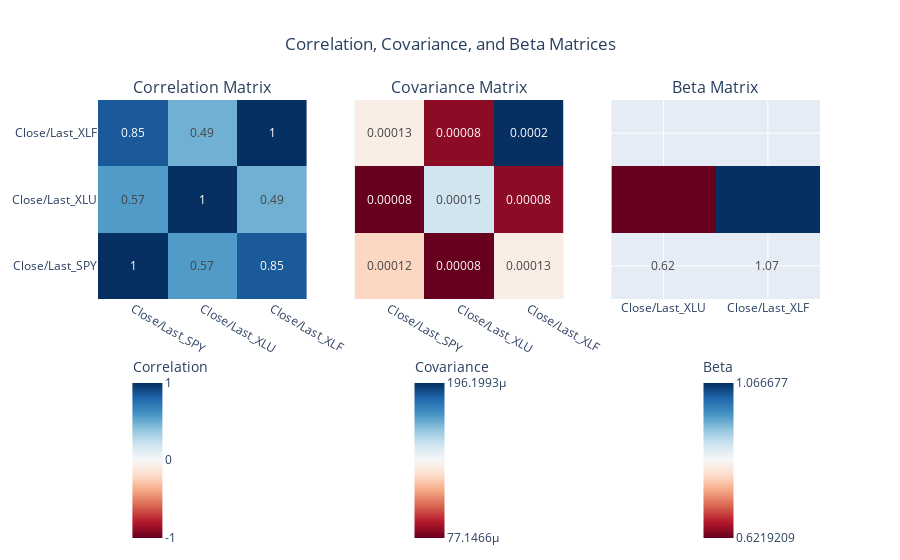

The code cell stored with this chart in its notebook:
### Code cell
# Create subplots
fig = make_subplots(
    rows=1, cols=3,  # 1 row, 3 columns for each heatmap
    subplot_titles=("Correlation Matrix", "Covariance Matrix", "Beta Matrix"),
    column_widths=[0.33, 0.33, 0.33],  # Equal widths for all columns
    shared_yaxes=True,  # Share y-axis between plots
    shared_xaxes=True   # Share x-axis between plots
)

# Add Correlation Matrix
fig.add_trace(
    go.Heatmap(
        z=correlation_matrix.values,
        x=correlation_matrix.columns,
        y=correlation_matrix.columns,
        colorscale="RdBu",
        zmin=-1, zmax=1,  # Adjust range for correlation
        colorbar=dict(title="Correlation", tickvals=[-1, 0, 1], ticktext=["-1", "0", "1"], yanchor="top", y=-0.25, x=0.1, xanchor="center"),  # Adjust colorbar position
        text=correlation_matrix.values.round(2),  # Display rounded values inside cells
        texttemplate="%{text}",  # Ensure the text is displayed in cells
        showscale=True,
        hoverinfo="skip"  # Disable hover functionality
    ),
    row=1, col=1
)

# Add Covariance Matrix
fig.add_trace(
    go.Heatmap(
        z=covariance_matrix.values,
        x=covariance_matrix.columns,
        y=covariance_matrix.columns,
        colorscale="RdBu",
        colorbar=dict(title="Covariance", tickvals=[covariance_matrix.values.min(), 0, covariance_matrix.values.max()], yanchor="top", y=-0.25, x=0.5, xanchor="center"),  # Adjust colorbar position
        text=covariance_matrix.values.round(5),  # Display rounded values inside cells
        texttemplate="%{text}",  # Ensure the text is displayed in cells
        showscale=True,
        hoverinfo="skip"  # Disable hover functionality
    ),
    row=1, col=2
)

# Add Beta Matrix
fig.add_trace(
    go.Heatmap(
        z=beta_matrix.values,
        x=beta_matrix.columns,
        y=beta_matrix.columns,
        colorscale="RdBu",
        colorbar=dict(title="Beta", tickvals=[beta_matrix.values.min(), 0, beta_matrix.values.max()], yanchor="top", y=-0.25, x=0.9, xanchor="center"),  # Adjust colorbar position
        text=beta_matrix.values.round(2),  # Display rounded values inside cells
        texttemplate="%{text}",  # Ensure the text is displayed in cells
        showscale=True,
        hoverinfo="skip"  # Disable hover functionality
    ),
    row=1, col=3
)

# Update layout and title
fig.update_layout(
    title="Correlation, Covariance, and Beta Matrices",
    height=600,  # Adjust the height of the figure
    showlegend=False,
    title_x=0.5,  # Center the title
    coloraxis_showscale=False  # Disable the common color scale if needed
)

# Show the interactive heatmap
fig.show()

### Figure 1 — Plotly figure (JSON) as saved in the notebook; plotly's stock layout.template omitted (floating-point values rounded to 4 significant figures)
{"data": [{"colorbar": {"ticktext": ["-1", "0", "1"], "tickvals": [-1, 0, 1], "title": {"text": "Correlation"}, "x": 0.1, "xanchor": "center", "y": -0.25, "yanchor": "top"}, "colorscale": [[0, "rgb(103,0,31)"], [0.1, "rgb(178,24,43)"], [0.2, "rgb(214,96,77)"], [0.3, "rgb(244,165,130)"], [0.4, "rgb(253,219,199)"], [0.5, "rgb(247,247,247)"], [0.6, "rgb(209,229,240)"], [0.7, "rgb(146,197,222)"], [0.8, "rgb(67,147,195)"], [0.9, "rgb(33,102,172)"], [1, "rgb(5,48,97)"]], "hoverinfo": "skip", "showscale": true, "text": [[1, 0.57, 0.85], [0.57, 1, 0.49], [0.85, 0.49, 1]], "texttemplate": "%{text}", "type": "heatmap", "x": ["Close/Last_SPY", "Close/Last_XLU", "Close/Last_XLF"], "xaxis": "x", "y": ["Close/Last_SPY", "Close/Last_XLU", "Close/Last_XLF"], "yaxis": "y", "z": [[1, 0.5679, 0.8482], [0.5679, 1, 0.4857], [0.8482, 0.4857, 1]], "zmax": 1, "zmin": -1}, {"colorbar": {"tickvals": [7.715e-05, 0, 0.0001962], "title": {"text": "Covariance"}, "x": 0.5, "xanchor": "center", "y": -0.25, "yanchor": "top"}, "colorscale": [[0, "rgb(103,0,31)"], [0.1, "rgb(178,24,43)"], [0.2, "rgb(214,96,77)"], [0.3, "rgb(244,165,130)"], [0.4, "rgb(253,219,199)"], [0.5, "rgb(247,247,247)"], [0.6, "rgb(209,229,240)"], [0.7, "rgb(146,197,222)"], [0.8, "rgb(67,147,195)"], [0.9, "rgb(33,102,172)"], [1, "rgb(5,48,97)"]], "hoverinfo": "skip", "showscale": true, "text": [[0.00012, 8e-05, 0.00013], [8e-05, 0.00015, 8e-05], [0.00013, 8e-05, 0.0002]], "texttemplate": "%{text}", "type": "heatmap", "x": ["Close/Last_SPY", "Close/Last_XLU", "Close/Last_XLF"], "xaxis": "x2", "y": ["Close/Last_SPY", "Close/Last_XLU", "Close/Last_XLF"], "yaxis": "y2", "z": [[0.000124, 7.715e-05, 0.0001323], [7.715e-05, 0.0001487, 8.297e-05], [0.0001323, 8.297e-05, 0.0001962]]}, {"colorbar": {"tickvals": [0.6219, 0, 1.067], "title": {"text": "Beta"}, "x": 0.9, "xanchor": "center", "y": -0.25, "yanchor": "top"}, "colorscale": [[0, "rgb(103,0,31)"], [0.1, "rgb(178,24,43)"], [0.2, "rgb(214,96,77)"], [0.3, "rgb(244,165,130)"], [0.4, "rgb(253,219,199)"], [0.5, "rgb(247,247,247)"], [0.6, "rgb(209,229,240)"], [0.7, "rgb(146,197,222)"], [0.8, "rgb(67,147,195)"], [0.9, "rgb(33,102,172)"], [1, "rgb(5,48,97)"]], "hoverinfo": "skip", "showscale": true, "text": [[0.62, 1.07]], "texttemplate": "%{text}", "type": "heatmap", "x": ["Close/Last_XLU", "Close/Last_XLF"], "xaxis": "x3", "y": ["Close/Last_XLU", "Close/Last_XLF"], "yaxis": "y3", "z": [[0.6219, 1.067]]}], "layout": {"annotations": [{"font": {"size": 16}, "showarrow": false, "text": "Correlation Matrix", "x": 0.1444, "xanchor": "center", "xref": "paper", "y": 1, "yanchor": "bottom", "yref": "paper"}, {"font": {"size": 16}, "showarrow": false, "text": "Covariance Matrix", "x": 0.5, "xanchor": "center", "xref": "paper", "y": 1, "yanchor": "bottom", "yref": "paper"}, {"font": {"size": 16}, "showarrow": false, "text": "Beta Matrix", "x": 0.8556, "xanchor": "center", "xref": "paper", "y": 1, "yanchor": "bottom", "yref": "paper"}], "autosize": true, "coloraxis": {"showscale": false}, "showlegend": false, "title": {"text": "Correlation, Covariance, and Beta Matrices", "x": 0.5}, "xaxis": {"anchor": "y", "autorange": true, "domain": [0, 0.2889], "range": [-0.5, 2.5], "type": "category"}, "xaxis2": {"anchor": "y2", "autorange": true, "domain": [0.3556, 0.6444], "range": [-0.5, 2.5], "type": "category"}, "xaxis3": {"anchor": "y3", "autorange": true, "domain": [0.7111, 1], "range": [-0.5, 1.5], "type": "category"}, "yaxis": {"anchor": "x", "autorange": true, "domain": [0, 1], "range": [-0.5, 2.5], "type": "category"}, "yaxis2": {"anchor": "x2", "autorange": true, "domain": [0, 1], "matches": "y", "range": [-0.5, 2.5], "showticklabels": false, "type": "category"}, "yaxis3": {"anchor": "x3", "autorange": true, "domain": [0, 1], "matches": "y", "range": [-0.5, 2.5], "showticklabels": false, "type": "category"}}}
